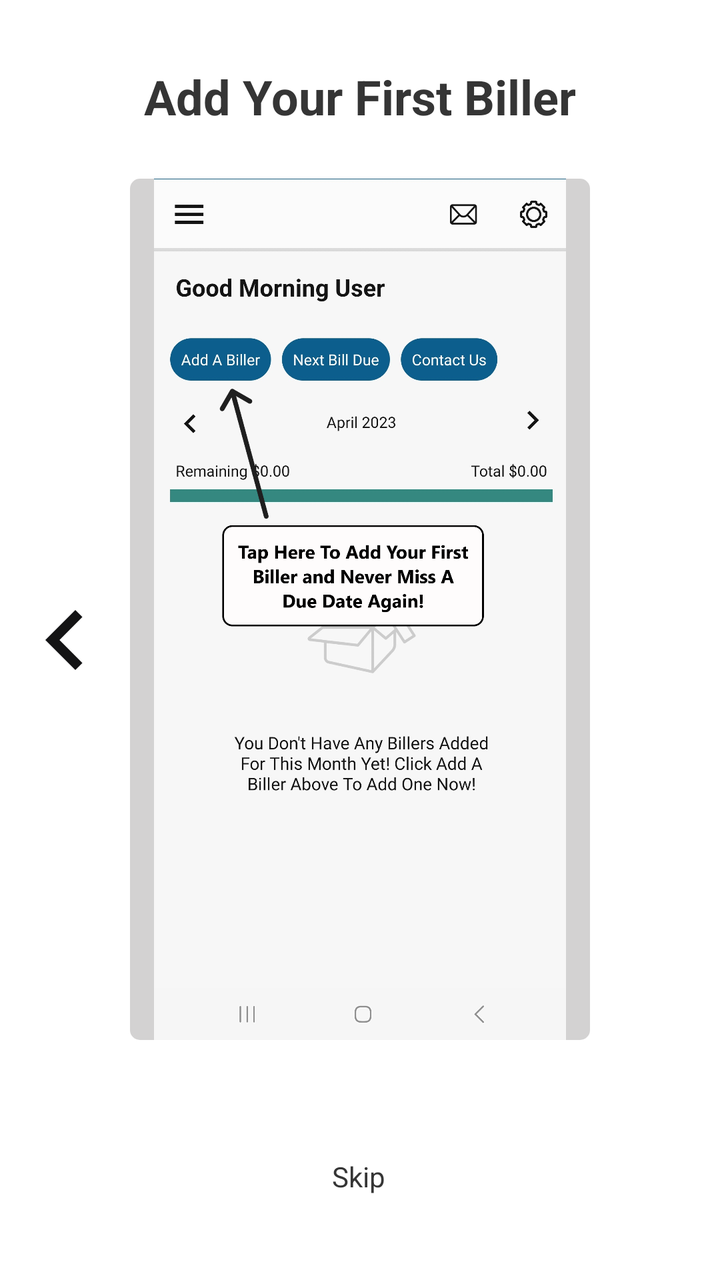
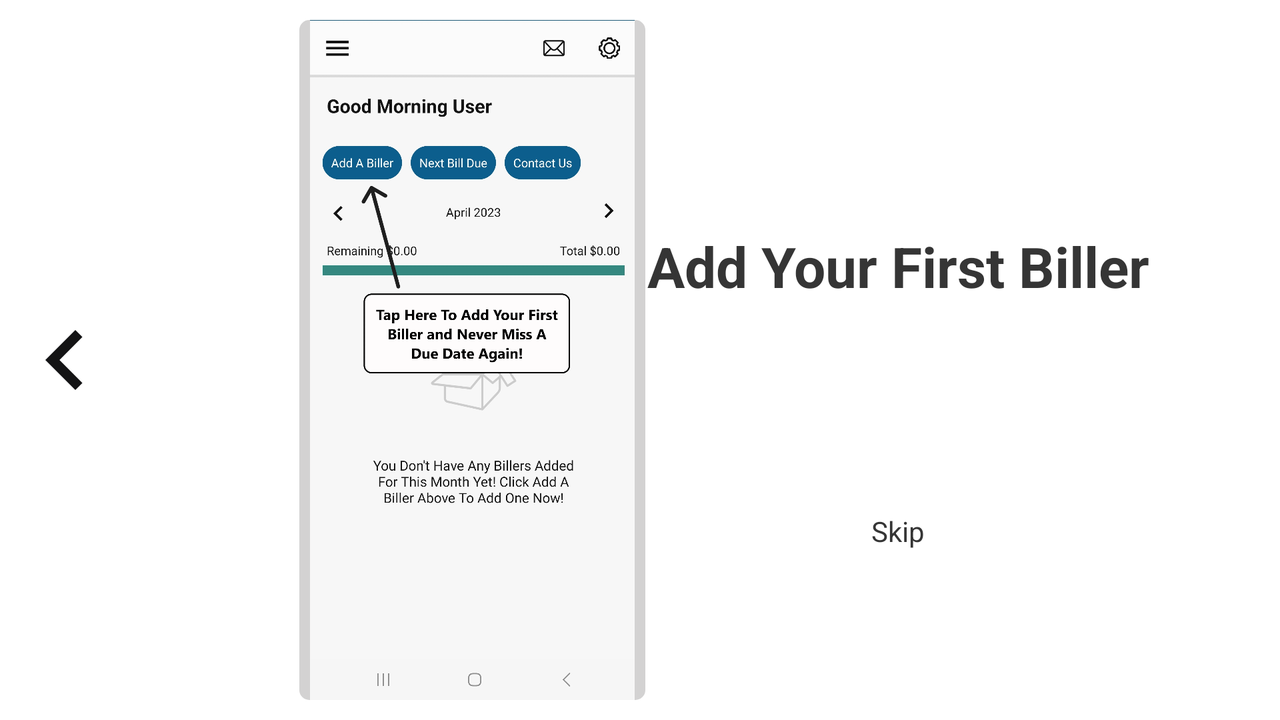

Two renders of one Android screen. The first uses the default layout on a phone; the second uses the alternative layout the repository ships for a different screen configuration, on a matching device. The two XML files are below.
<!-- AndroidManifest.xml: application theme Theme.BillTracker -->
<!-- res/layout/activity_instructions2.xml -->
<?xml version="1.0" encoding="utf-8"?>
<androidx.constraintlayout.widget.ConstraintLayout xmlns:android="http://schemas.android.com/apk/res/android"
    xmlns:app="http://schemas.android.com/apk/res-auto"
    xmlns:tools="http://schemas.android.com/tools"
    android:id="@+id/page2"
    android:layout_width="match_parent"
    android:layout_height="match_parent"
    android:animateLayoutChanges="true"
    tools:context=".Instructions2">

    <LinearLayout
        android:layout_width="0dp"
        android:layout_height="0dp"
        android:orientation="vertical"
        app:layout_constraintBottom_toBottomOf="parent"
        app:layout_constraintEnd_toEndOf="parent"
        app:layout_constraintStart_toStartOf="parent"
        app:layout_constraintTop_toTopOf="parent">

        <androidx.constraintlayout.widget.ConstraintLayout
            android:layout_width="match_parent"
            android:layout_height="match_parent">

            <LinearLayout
                android:id="@+id/linearLayout61"
                android:layout_width="70dp"
                android:layout_height="20dp"
                android:layout_marginBottom="72dp"
                android:orientation="horizontal"
                app:layout_constraintBottom_toBottomOf="parent"
                app:layout_constraintEnd_toEndOf="parent"
                app:layout_constraintHorizontal_bias="0.498"
                app:layout_constraintStart_toStartOf="parent"
                app:layout_constraintTop_toBottomOf="@+id/linearLayout18"
                app:layout_constraintVertical_bias="0.714">

                <ImageView
                    android:id="@+id/imageView142"
                    android:layout_width="15dp"
                    android:layout_height="15dp"
                    android:layout_weight="1"
                    android:contentDescription="@string/dot"
                    android:padding="2dp"
                    app:srcCompat="@drawable/ic_baseline_circle_24"
                    app:tint="@color/lightblue" />

                <ImageView
                    android:id="@+id/imageView152"
                    android:layout_width="15dp"
                    android:layout_height="15dp"
                    android:layout_weight="1"
                    android:contentDescription="@string/dot"
                    android:padding="2dp"
                    app:srcCompat="@drawable/ic_baseline_circle_24"
                    app:tint="@color/darkGrey" />

                <ImageView
                    android:id="@+id/imageView162"
                    android:layout_width="15dp"
                    android:layout_height="15dp"
                    android:layout_weight="1"
                    android:contentDescription="@string/dot"
                    android:padding="2dp"
                    app:srcCompat="@drawable/ic_baseline_circle_24"
                    app:tint="@color/lightblue" />

                <ImageView
                    android:id="@+id/imageView172"
                    android:layout_width="15dp"
                    android:layout_height="15dp"
                    android:layout_weight="1"
                    android:contentDescription="@string/dot"
                    android:padding="2dp"
                    app:srcCompat="@drawable/ic_baseline_circle_24"
                    app:tint="@color/lightblue" />
            </LinearLayout>

            <TextView
                android:id="@+id/textView27"
                android:layout_width="wrap_content"
                android:layout_height="wrap_content"
                android:layout_marginTop="32dp"
                android:gravity="center"
                android:text="@string/addFirstBiller"
                android:textSize="24sp"
                android:textStyle="bold"
                app:layout_constraintEnd_toEndOf="parent"
                app:layout_constraintHorizontal_bias="0.497"
                app:layout_constraintStart_toStartOf="parent"
                app:layout_constraintTop_toTopOf="parent" />

            <LinearLayout
                android:id="@+id/linearLayout18"
                android:layout_width="0dp"
                android:layout_height="0dp"
                android:layout_marginTop="25dp"
                android:layout_marginBottom="120dp"
                android:background="@drawable/border"
                android:orientation="horizontal"
                app:layout_constraintBottom_toBottomOf="parent"
                app:layout_constraintEnd_toStartOf="@+id/goToPage3Arrow"
                app:layout_constraintStart_toEndOf="@+id/goToPageOneArrow"
                app:layout_constraintTop_toBottomOf="@+id/textView27">

                <ImageView
                    android:id="@+id/imageView12"
                    android:layout_width="0dp"
                    android:layout_height="match_parent"
                    android:layout_weight="1"
                    android:contentDescription="@string/screenshot_with_instructions"
                    app:srcCompat="@drawable/addbillerinstructions" />
            </LinearLayout>

            <TextView
                android:id="@+id/btnSkip2"
                android:layout_width="80dp"
                android:layout_height="40dp"
                android:gravity="center"
                android:text="@string/skip"
                app:layout_constraintBottom_toBottomOf="parent"
                app:layout_constraintEnd_toEndOf="parent"
                app:layout_constraintHorizontal_bias="0.498"
                app:layout_constraintStart_toStartOf="parent"
                app:layout_constraintTop_toBottomOf="@+id/linearLayout61"
                app:layout_constraintVertical_bias="0.212" />

            <ImageView
                android:id="@+id/goToPageOneArrow"
                android:layout_width="65dp"
                android:layout_height="60dp"
                android:contentDescription="@string/back_arrow"
                app:layout_constraintBottom_toBottomOf="parent"
                app:layout_constraintStart_toStartOf="parent"
                app:layout_constraintTop_toTopOf="parent"
                app:srcCompat="@drawable/ic_baseline_chevron_left_24"
                app:tint="@color/blackAndWhite" />

            <ImageView
                android:id="@+id/goToPage3Arrow"
                android:layout_width="65dp"
                android:layout_height="60dp"
                android:contentDescription="@string/forward_arrow"
                app:layout_constraintBottom_toBottomOf="parent"
                app:layout_constraintEnd_toEndOf="parent"
                app:layout_constraintTop_toTopOf="parent"
                app:srcCompat="@drawable/ic_baseline_chevron_right_24"
                app:tint="@color/blackAndWhite" />

        </androidx.constraintlayout.widget.ConstraintLayout>
    </LinearLayout>

</androidx.constraintlayout.widget.ConstraintLayout>
<!-- resources referenced by this layout -->
<resources>
  <color name="blackAndWhite">#141415</color>
  <color name="darkGrey">#292828</color>
  <color name="lightblue">#AEB1B1</color>
  <!-- drawable addbillerinstructions: png bitmap (drawable, 462756 bytes) -->
  <!-- drawable border (drawable) -->
  <?xml version="1.0" encoding="utf-8"?>
  <selector xmlns:android="http://schemas.android.com/apk/res/android">
      <item>
          <shape android:shape="rectangle">
              <solid android:color="@color/tabs"/>
              <corners android:radius="5dp" />
          </shape>
      </item>
  </selector>
  <!-- drawable ic_baseline_chevron_left_24 (drawable) -->
  <vector android:height="35dp" android:tint="#FFFFFF"
      android:viewportHeight="24" android:viewportWidth="24"
      android:width="35dp" xmlns:android="http://schemas.android.com/apk/res/android">
      <path android:fillColor="@android:color/white" android:pathData="M15.41,7.41L14,6l-6,6 6,6 1.41,-1.41L10.83,12z"/>
  </vector>
  <string name="addFirstBiller">Add Your First Biller</string>
  <string name="back_arrow">Back Arrow</string>
  <string name="dot">Dot</string>
  <string name="forward_arrow">Forward Arrow</string>
  <string name="screenshot_with_instructions">Screenshot With Instructions</string>
  <string name="skip">Skip</string>
  <style name="Theme.BillTracker" parent="Theme.MaterialComponents.DayNight.NoActionBar">
          
          <item name="colorPrimary">#0960A3</item>
          <item name="colorPrimaryVariant">#0960A3</item>
          <item name="colorOnPrimary">@color/white</item>
          <item name="editTextBackground">@color/white</item>
          <item name="android:textColor">#353535</item>
          <item name="itemTextColor">@color/white</item>
          
          <item name="colorSecondary">#0960A3</item>
          <item name="colorSecondaryVariant">@color/white</item>
          <item name="colorButtonNormal">@color/black</item>
          <item name="colorOnSecondary">@color/white</item>
          
          <item name="android:statusBarColor">@color/button</item>
          
          <item name="alertDialogTheme">@style/MyDialogStyle</item>
          <item name="colorError">@color/black</item>
          <item name="colorControlHighlight">@android:color/transparent</item>
      </style>
  <color name="tabs">#D3D2D2</color>
  <color name="white">#FFFFFFFF</color>
  <color name="black">#FF000000</color>
  <color name="button">#0C5F8C</color>
  <style name="MyDialogStyle" parent="ThemeOverlay.AppCompat.Dialog.Alert">
          <item name="colorAccent">@color/quantum_bluegrey500</item>
          <item name="colorPrimary">@color/grey</item>
          <item name="titleTextColor">@color/grey</item>
          <item name="colorControlActivated">@color/quantum_bluegrey500</item>
          <item name="android:textColor">@color/accent</item>
          <item name="android:textColorPrimary">@color/black</item>
          <item name="android:background">@color/tiles</item>
          <item name="android:textColorSecondary">@color/grey</item>
          <item name="buttonBarNegativeButtonStyle">@style/NegativeButtonStyle</item>
          <item name="buttonBarNeutralButtonStyle">@style/NeutralButtonStyle</item>
          <item name="buttonBarPositiveButtonStyle">@style/PositiveButtonStyle</item>
      </style>
  <color name="grey">#555454</color>
  <color name="accent">#0C5F8C</color>
  <color name="tiles">#F1F0F0</color>
  <style name="NegativeButtonStyle" parent="Widget.MaterialComponents.Button.TextButton.Dialog">
          <item name="android:textColor">@color/lightblue</item>
      </style>
  <style name="NeutralButtonStyle" parent="Widget.MaterialComponents.Button.TextButton.Dialog">
          <item name="android:textColor">#707171</item>
      </style>
  <style name="PositiveButtonStyle" parent="Widget.MaterialComponents.Button.TextButton.Dialog">
          <item name="android:textColor">@color/quantum_bluegrey500</item>
      </style>
</resources>
<!-- res/layout-land/activity_instructions2.xml (the repository's variant of the layout above) -->
<!-- drawn on the phone turned sideways -->
<?xml version="1.0" encoding="utf-8"?>
<androidx.constraintlayout.widget.ConstraintLayout xmlns:android="http://schemas.android.com/apk/res/android"
    xmlns:app="http://schemas.android.com/apk/res-auto"
    xmlns:tools="http://schemas.android.com/tools"
    android:id="@+id/page2"
    android:layout_width="match_parent"
    android:layout_height="match_parent"
    android:animateLayoutChanges="true"
    tools:context=".Instructions2">

    <LinearLayout
        android:layout_width="match_parent"
        android:layout_height="0dp"
        android:orientation="vertical"
        app:layout_constraintBottom_toBottomOf="parent"
        app:layout_constraintEnd_toEndOf="parent"
        app:layout_constraintStart_toStartOf="parent"
        app:layout_constraintTop_toTopOf="parent">

        <androidx.constraintlayout.widget.ConstraintLayout
            android:layout_width="match_parent"
            android:layout_height="match_parent">

            <LinearLayout
                android:id="@+id/linearLayout61"
                android:layout_width="70dp"
                android:layout_height="20dp"
                android:orientation="horizontal"
                app:layout_constraintBottom_toBottomOf="parent"
                app:layout_constraintEnd_toStartOf="@+id/goToPage3Arrow"
                app:layout_constraintStart_toEndOf="@+id/linearLayout12"
                app:layout_constraintTop_toBottomOf="@+id/textView27"
                app:layout_constraintVertical_bias="0.35000002">

                <ImageView
                    android:id="@+id/imageView142"
                    android:layout_width="15dp"
                    android:layout_height="15dp"
                    android:layout_weight="1"
                    android:contentDescription="@string/dot"
                    android:padding="2dp"
                    app:srcCompat="@drawable/ic_baseline_circle_24"
                    app:tint="@color/lightblue" />

                <ImageView
                    android:id="@+id/imageView152"
                    android:layout_width="15dp"
                    android:layout_height="15dp"
                    android:layout_weight="1"
                    android:contentDescription="@string/dot"
                    android:padding="2dp"
                    app:srcCompat="@drawable/ic_baseline_circle_24"
                    app:tint="@color/darkGrey" />

                <ImageView
                    android:id="@+id/imageView162"
                    android:layout_width="15dp"
                    android:layout_height="15dp"
                    android:layout_weight="1"
                    android:contentDescription="@string/dot"
                    android:padding="2dp"
                    app:srcCompat="@drawable/ic_baseline_circle_24"
                    app:tint="@color/lightblue" />

                <ImageView
                    android:id="@+id/imageView172"
                    android:layout_width="15dp"
                    android:layout_height="15dp"
                    android:layout_weight="1"
                    android:contentDescription="@string/dot"
                    android:padding="2dp"
                    app:srcCompat="@drawable/ic_baseline_circle_24"
                    app:tint="@color/lightblue" />
            </LinearLayout>

            <TextView
                android:id="@+id/textView27"
                android:layout_width="wrap_content"
                android:layout_height="wrap_content"
                android:gravity="center"
                android:text="@string/addFirstBiller"
                android:textSize="28sp"
                android:textStyle="bold"
                app:layout_constraintBottom_toBottomOf="parent"
                app:layout_constraintEnd_toStartOf="@+id/goToPage3Arrow"
                app:layout_constraintStart_toEndOf="@+id/linearLayout12"
                app:layout_constraintTop_toTopOf="parent"
                app:layout_constraintVertical_bias="0.354" />

            <LinearLayout
                android:id="@+id/linearLayout12"
                android:layout_width="wrap_content"
                android:layout_height="wrap_content"
                android:layout_marginStart="40dp"
                android:background="@drawable/border"
                android:orientation="vertical"
                app:layout_constraintBottom_toBottomOf="parent"
                app:layout_constraintEnd_toStartOf="@+id/goToPage3Arrow"
                app:layout_constraintHorizontal_bias="0.15"
                app:layout_constraintStart_toEndOf="@+id/goToPageOneArrow"
                app:layout_constraintTop_toTopOf="parent">

                <ImageView
                    android:id="@+id/imageView12"
                    android:layout_width="173dp"
                    android:layout_height="340dp"
                    android:contentDescription="@string/screenshot_with_instructions"
                    app:srcCompat="@drawable/addbillerinstructions" />
            </LinearLayout>

            <TextView
                android:id="@+id/btnSkip2"
                android:layout_width="84dp"
                android:layout_height="40dp"
                android:layout_marginTop="8dp"
                android:gravity="center"
                android:text="@string/skip"
                app:layout_constraintBottom_toBottomOf="parent"
                app:layout_constraintEnd_toStartOf="@+id/goToPage3Arrow"
                app:layout_constraintStart_toEndOf="@+id/linearLayout12"
                app:layout_constraintTop_toBottomOf="@+id/linearLayout61"
                app:layout_constraintVertical_bias="0.0" />

            <ImageView
                android:id="@+id/goToPageOneArrow"
                android:layout_width="65dp"
                android:layout_height="60dp"
                android:contentDescription="@string/back_arrow"
                app:layout_constraintBottom_toBottomOf="parent"
                app:layout_constraintStart_toStartOf="parent"
                app:layout_constraintTop_toTopOf="parent"
                app:srcCompat="@drawable/ic_baseline_chevron_left_24"
                app:tint="@color/blackAndWhite" />

            <ImageView
                android:id="@+id/goToPage3Arrow"
                android:layout_width="65dp"
                android:layout_height="60dp"
                android:contentDescription="@string/forward_arrow"
                app:layout_constraintBottom_toBottomOf="parent"
                app:layout_constraintEnd_toEndOf="parent"
                app:layout_constraintTop_toTopOf="parent"
                app:srcCompat="@drawable/ic_baseline_chevron_right_24"
                app:tint="@color/blackAndWhite" />

        </androidx.constraintlayout.widget.ConstraintLayout>
    </LinearLayout>

</androidx.constraintlayout.widget.ConstraintLayout>
